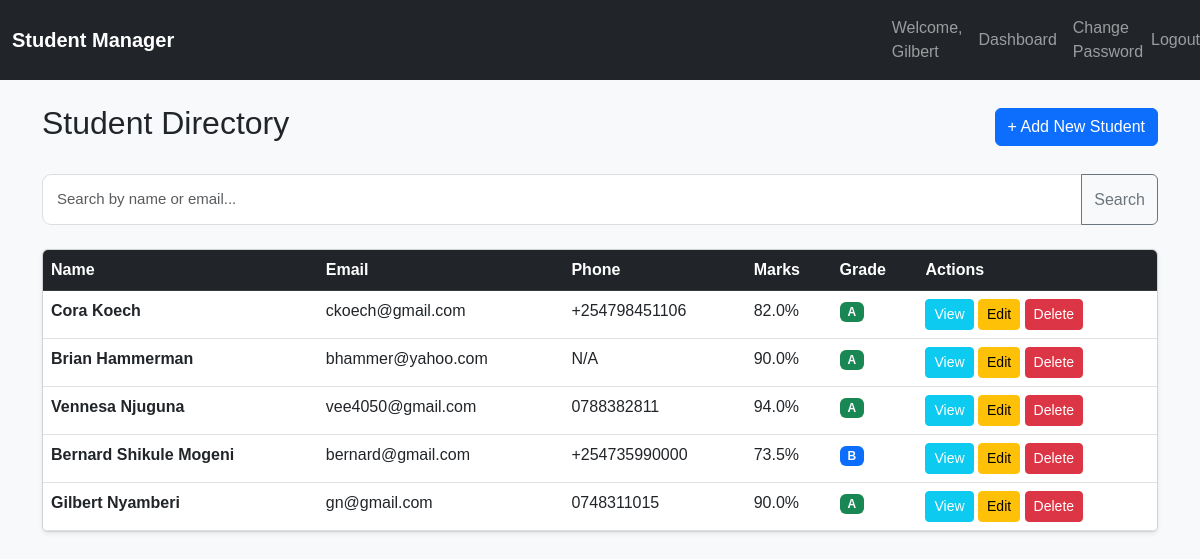
The app's page /students/ (signed in) with its own data.
### student_app/models.py (models this page shows, shortened)
class Student(models.Model):
    name = models.CharField(max_length=100)
    email = models.EmailField(unique=True)
    phone = models.CharField(max_length=20, blank=True, null=True)
    marks = models.FloatField()
    grade = models.CharField(max_length=10, blank=True)
    created_at = models.DateTimeField(auto_now_add=True)

### student_app/views.py (the view)
# urls.py: path('', views.student_list, name='list'),
@login_required
def student_list(request):
    query = request.GET.get('q', '')
    if query:
        students = Student.objects.filter(
            Q(name__icontains=query) | Q(email__icontains=query)
        )
    else:
        students = Student.objects.all().order_by('-created_at')
    return render(request, 'student_app/student_list.html', {
        'students': students,
        'query': query
    })

### templates/student_app/student_list.html (shortened to what this page needs)
{% extends 'base.html' %}
{% block content %}
<div class="d-flex justify-content-between align-items-center mb-4">
    <h2>Student Directory</h2>
    <a href="{% url 'student_app:add' %}" class="btn btn-primary">+ Add New Student</a>
</div>
<form method="get" class="mb-4">
    <div class="input-group">
        <input type="text" name="q" class="form-control" placeholder="Search by name or email..." value="{{ query }}">
        <button class="btn btn-outline-secondary" type="submit">Search</button>
    </div>
</form>
<div class="table-responsive card shadow-sm">
    <table class="table table-hover mb-0">
        <thead class="table-dark">
            <tr>
                <th>Name</th>
                <th>Email</th>
                <th>Phone</th>
                <th>Marks</th>
                <th>Grade</th>
                <th>Actions</th>
            </tr>
        </thead>
        <tbody>
            {% for student in students %}
            <tr>
                <td class="fw-bold">{{ student.name }}</td>
                <td>{{ student.email }}</td>
                <td>{{ student.phone|default:"N/A" }}</td>
                <td>{{ student.marks }}%</td>
                <td>
                    <span class="badge {% if student.grade == 'A' %}bg-success{% elif student.grade == 'Fail' %}bg-danger{% else %}bg-primary{% endif %}">
                        {{ student.grade }}
                    </span>
                </td>
                <td>
                    <a href="{% url 'student_app:detail' student.pk %}" class="btn btn-sm btn-info text-white">View</a>
                    <a href="{% url 'student_app:edit' student.pk %}" class="btn btn-sm btn-warning">Edit</a>
                    <a href="{% url 'student_app:delete' student.pk %}" class="btn btn-sm btn-danger">Delete</a>
                </td>
            </tr>
            {% empty %}
            <tr>
                <td colspan="6" class="text-center py-4 text-muted">No students found.</td>
            </tr>
            {% endfor %}
        </tbody>
    </table>
</div>
{% endblock %}

### templates/base.html (shortened to what this page needs)
{% load static %}
<!DOCTYPE html>
<html lang="en">
<head>
    <link href="https://cdn.jsdelivr.net/npm/bootstrap@5.3.0/dist/css/bootstrap.min.css" rel="stylesheet">
    <link rel="stylesheet" href="{% static 'css/style.css' %}">
</head>
<body class="bg-light">
    <nav class="navbar navbar-expand-lg navbar-dark bg-dark mb-4">
        <div class="container">
            <a class="navbar-brand fw-bold" href="{% url 'student_app:list' %}">Student Manager</a>
        </div>
        <div class="collapse navbar-collapse" id="navbarContent">
            <ul class="navbar-nav ms-auto align-items-center">
                {% if user.is_authenticated %}
                <li class="nav-item">
                    <span class="nav-link">Welcome, {{ user.username }}</span>
                </li>
                    <li class="nav-item">
                        <a class="nav-link" href="{% url 'student_app:list' %}">Dashboard</a>
                    </li>
                    <li class="nav-item">
                        <a class="nav-link" href="{%url 'password_change' %}">Change Password</a>
                    </li>
                    <li class="nav-item">
                        <form method="post" action="{%url 'logout' %}"class="d-inline">
                            <button type="submit" class="btn btn-link nav-link" style="display: inline; padding: 0; border: none; background: none;">Logout</button>
                        </form>
                {% endif %}
            </ul>
        </div>
    </nav>
    <div class="container">
        {% block content %}
        {% endblock %}
    </div>
</body>
</html>

### student_app/static/css/style.css (style rules this page uses)
* { box-sizing: border-box; }
body { margin: 0; font-family: Arial, Helvetica, sans-serif; }
.form-group input, .form-control { width: 100%; padding: 13px 14px; border: 1px solid #dddddd; border-radius: 9px; background: #ffffff; color: #222222; font-size: 15px; outline: none; transition: border-color 0.2s, box-shadow 0.2s; }

### records on screen
Student: name "Cora Koech", email "ckoech@gmail.com", phone "+254798451106", marks "82.0", grade "A"
Student: name "Brian Hammerman", email "bhammer@yahoo.com", phone "N/A", marks "90.0", grade "A"
Student: name "Vennesa Njuguna", email "vee4050@gmail.com", phone "0788382811", marks "94.0", grade "A"
Student: name "Bernard Shikule Mogeni", email "bernard@gmail.com", phone "+254735990000", marks "73.5", grade "B"
Student: name "Gilbert Nyamberi", email "gn@gmail.com", phone "0748311015", marks "90.0", grade "A"

### other values on screen
{{ user.username }} "Gilbert"
